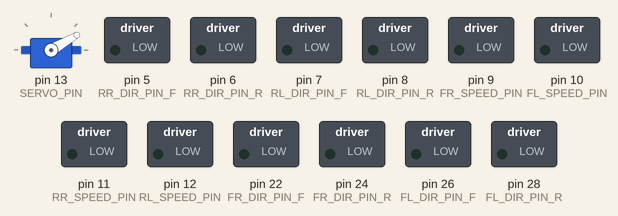
This sketch was run on a simulated Arduino Mega 2560, built with avr-gcc and run on an emulated ATmega2560. Parts: servo, switched loads named in the sketch (green lamp = pin HIGH).

Above: at 6.05 s.
At 8.05 s:
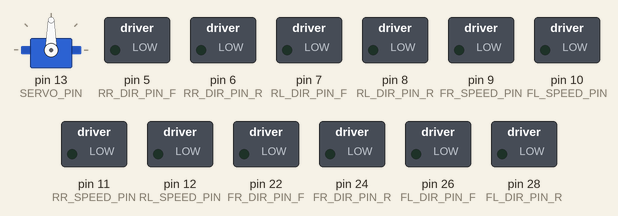
At 10.0 s:
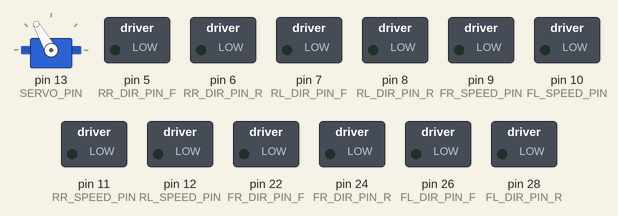
At 14.0 s:
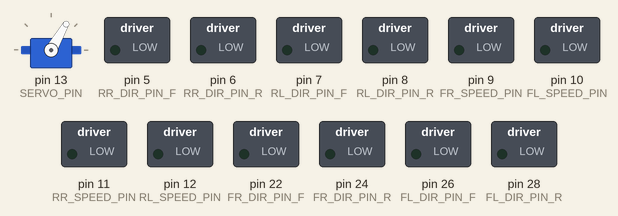
Timing chart, 0 to 16.4 s (numbered marks = the images above):
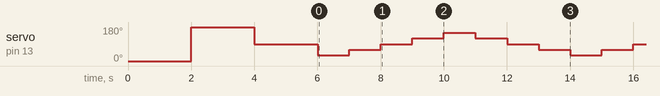

The sketch:

OA2.ino
```cpp
#include <Servo.h>

// Motors

// Front Right (FR) Motor
#define FR_DIR_PIN_F 22 // Front right motor forward direction pin
#define FR_DIR_PIN_R 24 // Front right motor reverse direction pin
#define FR_SPEED_PIN 9  // Front right motor speed pin

// Front Left (FL) Motor
#define FL_DIR_PIN_F 26 // Front left motor forward direction pin
#define FL_DIR_PIN_R 28 // Front left motor reverse direction pin
#define FL_SPEED_PIN 10 // Front left motor speed pin

// Rear Right (RR) Motor
#define RR_DIR_PIN_F 5 // Rear right Motor forward direction pin
#define RR_DIR_PIN_R 6 // Rear right motor reverse direction pin
#define RR_SPEED_PIN 11 // Rear right motor speed pin

// Rear Left (RL) Motor
#define RL_DIR_PIN_F 7 // Rear left motor forward direction pin
#define RL_DIR_PIN_R 8 // Rear left motor reverse direction pin
#define RL_SPEED_PIN 12 // Rear left motor speed pin

#define SPEED 120

// Servo
#define SERVO_PIN 13 // servo connect to D5

// Ultrasonic Sensor
#define ECHO_PIN 31 // Ultrasonic Echo pin connect to A5
#define TRIG_PIN 30 // Ultrasonic Trig pin connect to A4

const int minimum_distance = 30; // Minimum distance from obstacle before evasive action

struct {
  bool west;
  bool north_west;
  bool north;
  bool north_east;
  bool east;
} obstacles;

Servo radar_servo;

////// UTILS //////

int seconds(int seconds) {
  return seconds * 1000;
}

////// MOTORS //////

// Setup control pins for OUTPUT to motor driver (L298N)
void initialize_motor_driver()
{
  pinMode(FR_DIR_PIN_F, OUTPUT);
  pinMode(FR_DIR_PIN_R, OUTPUT);

  pinMode(FL_DIR_PIN_F, OUTPUT);
  pinMode(FL_DIR_PIN_R, OUTPUT);

  pinMode(RR_DIR_PIN_F, OUTPUT);
  pinMode(RR_DIR_PIN_R, OUTPUT);

  pinMode(RL_DIR_PIN_F, OUTPUT);
  pinMode(RL_DIR_PIN_R, OUTPUT);

  pinMode(FR_SPEED_PIN, OUTPUT);
  pinMode(FL_SPEED_PIN, OUTPUT);

  pinMode(RL_SPEED_PIN, OUTPUT);
  pinMode(RR_SPEED_PIN, OUTPUT);
}

void set_each_motor_speed(int front_left, int front_right, int rear_left, int rear_right)
{
  analogWrite(FL_SPEED_PIN, front_left);
  analogWrite(FR_SPEED_PIN, front_right);
  analogWrite(RL_SPEED_PIN, rear_left);
  analogWrite(RR_SPEED_PIN, rear_right);
}

void set_all_motor_speed(int speed)
{
  set_each_motor_speed(speed, speed, speed, speed);
}

// Each motor has two pins. One sets the motor direction to forward while the
// other sets the motor direction to reverse. These are utility functions
// to set each motors direction.

void set_fr_forward()
{
  digitalWrite(FR_DIR_PIN_F, HIGH);
  digitalWrite(FR_DIR_PIN_R, LOW);
}

void set_fr_reverse()
{
  digitalWrite(FR_DIR_PIN_F, LOW);
  digitalWrite(FR_DIR_PIN_R, HIGH);
}

void stop_fr()
{
  digitalWrite(FR_DIR_PIN_F, LOW);
  digitalWrite(FR_DIR_PIN_R, LOW);
}

void set_fl_forward()
{
  digitalWrite(FL_DIR_PIN_F, HIGH);
  digitalWrite(FL_DIR_PIN_R, LOW);
}

void set_fl_reverse()
{
  digitalWrite(FL_DIR_PIN_F, LOW);
  digitalWrite(FL_DIR_PIN_R, HIGH);
}

void stop_fl()
{
  digitalWrite(FL_DIR_PIN_F, LOW);
  digitalWrite(FL_DIR_PIN_R, LOW);
}

void set_rr_forward()
{
  digitalWrite(RR_DIR_PIN_F, HIGH);
  digitalWrite(RR_DIR_PIN_R, LOW);
}

void set_rr_reverse()
{
  digitalWrite(RR_DIR_PIN_F, LOW);
  digitalWrite(RR_DIR_PIN_R, HIGH);
}

void stop_rr()
{
  digitalWrite(RR_DIR_PIN_F, LOW);
  digitalWrite(RR_DIR_PIN_R, LOW);
}

void set_rl_forward()
{
  digitalWrite(RL_DIR_PIN_F, HIGH);
  digitalWrite(RL_DIR_PIN_R, LOW);
}

void set_rl_reverse()
{
  digitalWrite(RL_DIR_PIN_F, LOW);
  digitalWrite(RL_DIR_PIN_R, HIGH);
}

void stop_rl()
{
  digitalWrite(RL_DIR_PIN_F, LOW);
  digitalWrite(RL_DIR_PIN_R, LOW);
}

void stop_motors()
{
  stop_fr();
  stop_fl();
  stop_rr();
  stop_rl();

  set_each_motor_speed(0, 0, 0, 0);
}

void go_forward()
{
  set_fr_forward();
  set_fl_forward();

  set_rr_forward();
  set_rl_forward();

  set_all_motor_speed(SPEED);
}

void go_reverse()
{
  set_fr_reverse();
  set_fl_reverse();

  set_rr_reverse();
  set_rl_reverse();

  set_all_motor_speed(SPEED);
}

void rotate_left()
{
  set_fr_forward();
  set_fl_reverse();

  set_rr_forward();
  set_rl_reverse();

  set_all_motor_speed(SPEED);
}

void rotate_right()
{
  set_fr_reverse();
  set_fl_forward();

  set_rr_reverse();
  set_rl_forward();

  set_all_motor_speed(SPEED);
}

////// RADAR //////

// Setup ultrasonic pins make sure that ultrasonic sensor is not echoing
// before start
void initialize_ultrasonic_sensor()
{
  pinMode(TRIG_PIN, OUTPUT);
  pinMode(ECHO_PIN, INPUT);

  digitalWrite(TRIG_PIN, LOW);
}

// Attach radar servo to pin and check that radar servo is centered correctly.
void initialize_radar_servo()
{
  radar_servo.attach(SERVO_PIN);

  radar_servo.write(0);
  delay(seconds(2));

  radar_servo.write(179);
  delay(seconds(2));

  radar_servo.write(90);
  delay(seconds(2));
}

const int max_radar_angle = 150;
const int min_radar_angle = 30;

long int next_radar_update = 1e3;

// Take a reading from the ultrasonic sensor
int take_radar_reading()
{
  long obstacle_distance;

  digitalWrite(TRIG_PIN, LOW);
  delayMicroseconds(5);

  digitalWrite(TRIG_PIN, HIGH);
  delayMicroseconds(15);

  digitalWrite(TRIG_PIN, LOW);

  obstacle_distance = pulseIn(ECHO_PIN, HIGH);
  obstacle_distance = obstacle_distance * 0.01657;

  return round(obstacle_distance);
}

// Check if obstacle within minimum distance
bool check_for_obstacle()
{
  // Take multiple reading to avoid noise
  int obstacle_distance_1 = take_radar_reading();
  int obstacle_distance_2 = take_radar_reading();

  if (obstacle_distance_1 >= minimum_distance &&
      obstacle_distance_2 >= minimum_distance) {
    return false;
  }

  return true;
}

int radar_angle = 90;
int radar_direction = 1;
int radar_increment = 30;

// Update the radar location on each loop. For most loops, the radar is just
// waiting.
void update_radar() {
  if (millis() >= next_radar_update) {

    next_radar_update += 1e3;

    radar_angle += radar_increment * radar_direction;

    if (radar_angle >= max_radar_angle) {
      radar_direction = -1;
    } else if (radar_angle <= min_radar_angle) {
      radar_direction = 1;
    }

    radar_servo.write(radar_angle);
  }
}

void update_obstacles()
{
  if (radar_angle == 30) {
    obstacles.west = check_for_obstacle();
  } else if (radar_angle == 60) {
    obstacles.north_west = check_for_obstacle();
  } else if (radar_angle == 90) {
    obstacles.north = check_for_obstacle();
  } else if (radar_angle == 120) {
    obstacles.north_east = check_for_obstacle();
  } else if (radar_angle == 150) {
    obstacles.east = check_for_obstacle();
  }
}

////// LOOPS ///////

void setup()
{
  initialize_motor_driver();

  initialize_ultrasonic_sensor();

  initialize_radar_servo();

  stop_motors();
}

void loop()
{
  update_radar();
}
```

Measured:
- by itself, servo on pin 13 (SERVO_PIN): 0° → 179° at 2.0 s, → 90° 2.0 s later, → 30° 2.0 s later, → 60° 1.0 s later, … (36 changes in this stretch)
